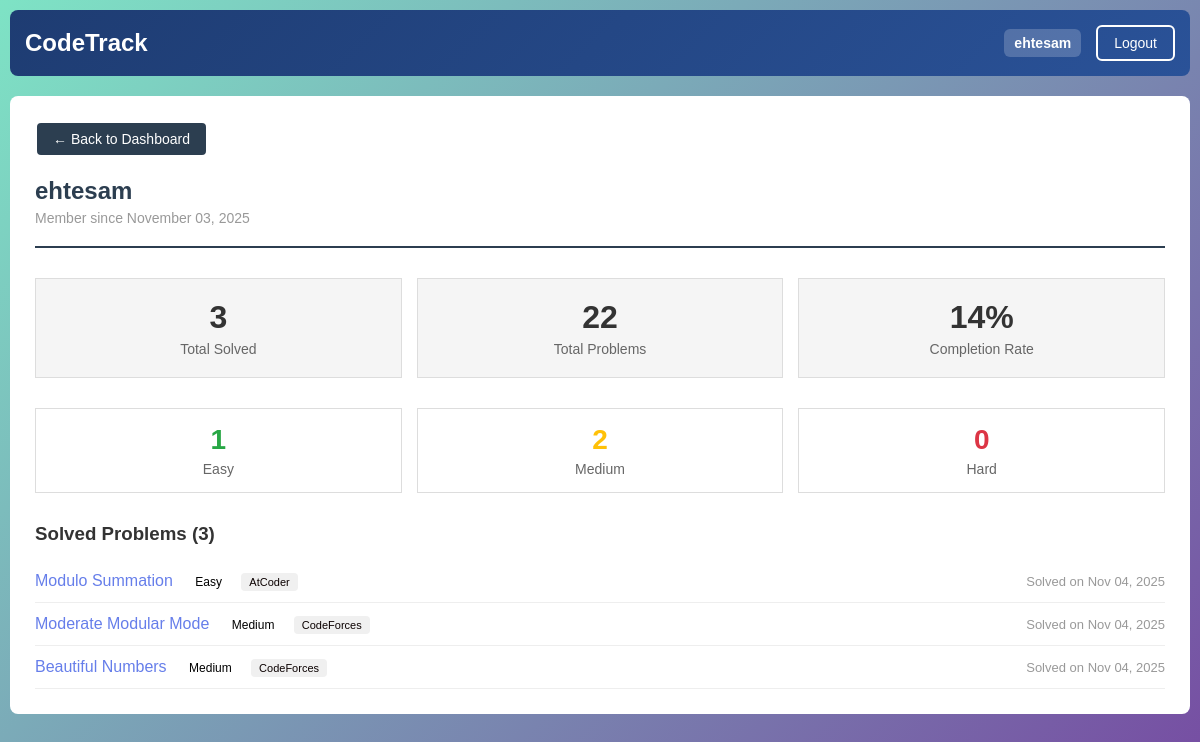
Page /profile/ (signed in) on the committed database.
### tracker/models.py (models this page shows, shortened)
class SolvedProblem(models.Model):
    user = models.ForeignKey(User, on_delete=models.CASCADE)
    problem = models.ForeignKey(Problem, on_delete=models.CASCADE)
    solved_at = models.DateTimeField(auto_now_add=True, editable=True)
    class Meta:
        unique_together = ('user', 'problem')

class Problem(models.Model):
    difficulty_choices = [
        ('Easy', 'Easy'),
        ('Medium', 'Medium'),
        ('Hard', 'Hard'),
    ]
    oj_choices = [
        ('LeetCode', 'LeetCode'),
        ('HackerRank', 'HackerRank'),
        ('CodeForces', 'CodeForces'),
        ('CodeChef', 'CodeChef'),
        ('AtCoder', 'AtCoder'),
        ('GeeksforGeeks', 'GeeksforGeeks'),
        ('SPOJ', 'SPOJ'),
        ('Other', 'Other'),
        ('Eolymp', 'Eolymp'),
        ('CSES', 'CSES'),
        ('Toph', 'Toph'),
    ]
    title = models.CharField(max_length=200)
    difficulty = models.CharField(max_length=10, choices=difficulty_choices, default='Easy')
    online_judge = models.CharField(max_length=20, choices=oj_choices, default='CodeForces')
    link = models.URLField(max_length=500)
    problem_pdf = models.FileField(
        upload_to='Problem_PDF/',
        validators=[FileExtensionValidator(['pdf'])],
        blank=True,
        null=True,
        help_text="Upload a PDF file for the problem"
    )
    created_at = models.DateTimeField(auto_now_add=True, editable=True)
    class Meta:
        ordering = ['title']

### tracker/views.py (the view)
# urls.py: path('profile/', views.profile_view, name='profile'),
@login_required
def profile_view(request):
    solved_problems = SolvedProblem.objects.filter(user=request.user).select_related('problem').order_by('-solved_at')
    total_problems = Problem.objects.count()
    total_solved = solved_problems.count()
    completion_rate = round((total_solved / total_problems * 100) if total_problems > 0 else 0)
    easy_solved = solved_problems.filter(problem__difficulty='Easy').count()
    medium_solved = solved_problems.filter(problem__difficulty='Medium').count()
    hard_solved = solved_problems.filter(problem__difficulty='Hard').count()
    context = {
        'solved_problems': solved_problems,
        'total_solved': total_solved,
        'total_problems': total_problems,
        'completion_rate': completion_rate,
        'easy_solved': easy_solved,
        'medium_solved': medium_solved,
        'hard_solved': hard_solved,
    }
    return render(request, 'profile.html', context)

### templates/profile.html (shortened to what this page needs)
{% extends 'base.html' %}
{% load static %}
{% block extra_css %}
<link rel="stylesheet" href="{% static 'css/profile.css' %}">
{% endblock %}
{% block content %}
<div class="profile-container">
    <a href="{% url 'dashboard' %}" class="btn back-btn">← Back to Dashboard</a>
    <div class="profile-header">
        <h2>{{ user.username }}</h2>
        <p>Member since {{ user.date_joined|date:"F d, Y" }}</p>
    </div>
    <div class="profile-stats">
        <div class="stat-card">
            <div class="stat-number">{{ total_solved }}</div>
            <div class="stat-label">Total Solved</div>
        </div>
        <div class="stat-card">
            <div class="stat-number">{{ total_problems }}</div>
            <div class="stat-label">Total Problems</div>
        </div>
        <div class="stat-card">
            <div class="stat-number">{{ completion_rate }}%</div>
            <div class="stat-label">Completion Rate</div>
        </div>
    </div>
    <div class="difficulty-breakdown">
        <div class="difficulty-stat easy">
            <div class="count">{{ easy_solved }}</div>
            <div class="stat-label">Easy</div>
        </div>
        <div class="difficulty-stat medium">
            <div class="count">{{ medium_solved }}</div>
            <div class="stat-label">Medium</div>
        </div>
        <div class="difficulty-stat hard">
            <div class="count">{{ hard_solved }}</div>
            <div class="stat-label">Hard</div>
        </div>
    </div>
    <div class="solved-problems-section">
        <h3>Solved Problems ({{ solved_problems|length }})</h3>
        {% if solved_problems %}
            <ul class="solved-list">
                {% for solved in solved_problems %}
                <li class="solved-item">
                    <div>
                        <a href="{{ solved.problem.link }}" target="_blank" class="solved-item-title">
                            {{ solved.problem.title }}
                        </a>
                        <span class="difficulty-badge difficulty-{{ solved.problem.difficulty|lower }}">
                            {{ solved.problem.difficulty }}
                        </span>
                        <span class="judge-badge">{{ solved.problem.online_judge }}</span>
                    </div>
                    <span class="solved-date">Solved on {{ solved.solved_at|date:"M d, Y" }}</span>
                </li>
                {% endfor %}
            </ul>
        {% else %}
            <p style="text-align: center; color: #999; padding: 40px;">No problems solved yet. Start solving!</p>
        {% endif %}
    </div>
</div>
{% endblock %}

### templates/base.html (shortened to what this page needs)
<!DOCTYPE html>
<html lang="en">
<head>
    {% load static %}
    <link rel="stylesheet" href="{% static 'css/base.css' %}">
    {% block extra_css %}{% endblock %}
</head>
<body>
    <nav class="navbar">
        <div class="container">
            <a href="{% if user.is_authenticated %}{% url 'dashboard' %}{% else %}{% url 'home' %}{% endif %}" class="logo">CodeTrack</a>
            {% if user.is_authenticated %}
            <div class="nav-links">
                <a href="{% url 'profile' %}" class="username">{{ user.username }}</a>
                <a href="{% url 'logout' %}" class="btn btn-secondary">Logout</a>
            </div>
            {% else %}
            <div class="nav-links">
                <a href="{% url 'login' %}" class="btn">Login</a>
                <a href="{% url 'register' %}" class="btn btn-secondary">Register</a>
            </div>
            {% endif %}
        </div>
    </nav>
    <div class="container">
        {% block content %}{% endblock %}
    </div>
</body>
</html>

### static/css/base.css (style rules this page uses)
* { margin: 0; padding: 0; box-sizing: border-box; }
body { font-family: Arial, sans-serif; background: linear-gradient(135deg, #7ee3c5 0%, #764ba2 100%); min-height: 100vh; padding: 10px; }
.navbar { background: linear-gradient(135deg, #1e3c72 0%, #2a5298 100%); color : white; padding: 15px; margin-bottom: 20px; border-radius: 8px; }
.container { max-width: 1200px; margin: 0 auto; }
.navbar .container { display: flex; justify-content: space-between; align-items: center; }
.logo { font-size: 24px; font-weight: bold; color: white; text-decoration: none; }
.nav-links { display: flex; gap: 15px; align-items: center; }
.username { color: white; text-decoration: none; font-weight: 600; font-size: 14px; padding: 6px 10px; border-radius: 6px; background: rgba(255, 255, 255, 0.2); }
.btn { padding: 8px 16px; border: 2px solid white; background: transparent; color: white; cursor: pointer; text-decoration: none; display: inline-block; border-radius: 6px; font-weight: 500; font-size: 14px; }

### static/css/profile.css (style rules this page uses)
.profile-container { background: white; padding: 25px; border-radius: 8px; }
.profile-header { margin-bottom: 30px; padding-bottom: 20px; border-bottom: 2px solid #2c3e50; }
.profile-header h2 { color: #2c3e50; margin-bottom: 5px; }
.profile-header p { color: #999; font-size: 14px; }
.profile-stats { display: flex; gap: 15px; margin-bottom: 30px; }
.stat-card { flex: 1; padding: 20px; background: #f5f5f5; text-align: center; border: 1px solid #ddd; }
.stat-number { font-size: 32px; font-weight: bold; color: #333; margin-bottom: 5px; }
.stat-label { font-size: 14px; color: #666; }
.difficulty-breakdown { display: flex; gap: 15px; margin-bottom: 30px; }
.difficulty-stat { flex: 1; text-align: center; padding: 15px; border: 1px solid #ddd; background: white; }
.difficulty-stat .count { font-size: 28px; font-weight: bold; margin-bottom: 5px; }
.difficulty-stat.easy .count { color: #28a745; }
.difficulty-stat.medium .count { color: #ffc107; }
.difficulty-stat.hard .count { color: #dc3545; }
.solved-problems-section h3 { margin-bottom: 15px; color: #333; }
.solved-list { list-style: none; padding: 0; }
.solved-item { padding: 12px 0; border-bottom: 1px solid #eee; display: flex; justify-content: space-between; align-items: center; }
.solved-item-title { color: #667eea; text-decoration: none; margin-right: 10px; }
.difficulty-badge { padding: 3px 8px; border-radius: 4px; font-size: 12px; margin-right: 8px; }
.judge-badge { background: #f0f0f0; color: #0c0202; padding: 3px 8px; border-radius: 4px; font-size: 11px; }
.solved-date { font-size: 13px; color: #999; }
.back-btn { margin-bottom: 20px; background: #2c3e50; color: white; }

### rows in the picture
SolvedProblem: problem "Modulo Summation", problem.difficulty "Easy", problem.online_judge "AtCoder", solved_at "Nov 04, 2025"
SolvedProblem: problem "Moderate Modular Mode", problem.difficulty "Medium", problem.online_judge "CodeForces", solved_at "Nov 04, 2025"
SolvedProblem: problem "Beautiful Numbers", problem.difficulty "Medium", problem.online_judge "CodeForces", solved_at "Nov 04, 2025"

### other values in the picture
{{ user.username }} "ehtesam"
{{ user.date_joined|date:"F d, Y" }} "November 03, 2025"
{{ total_solved }} "3"
{{ total_problems }} "22"
{{ completion_rate }} "14"
{{ easy_solved }} "1"
{{ medium_solved }} "2"
{{ hard_solved }} "0"
{{ solved_problems|length }} "3"
